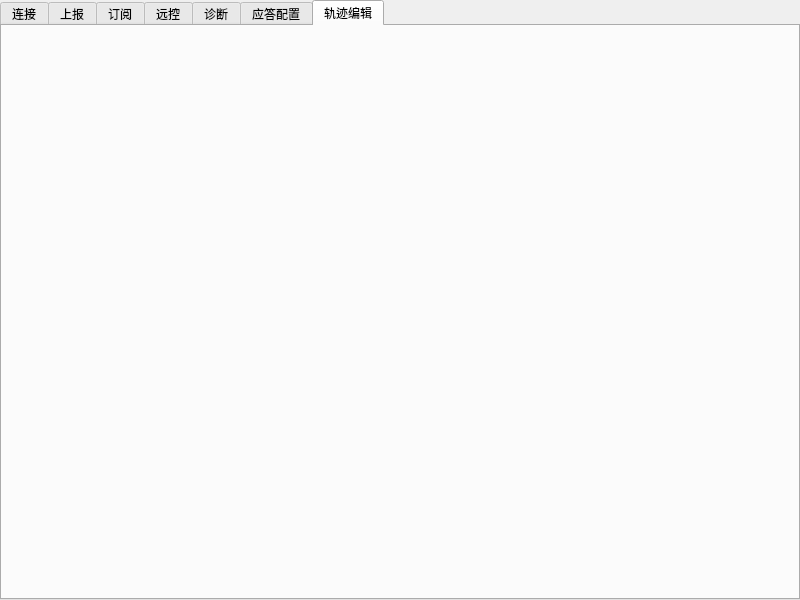
<?xml version="1.0" encoding="UTF-8"?>
<ui version="4.0">
 <class>TBoxWidget</class>
 <widget class="QWidget" name="TBoxWidget">
  <property name="geometry">
   <rect>
    <x>0</x>
    <y>0</y>
    <width>800</width>
    <height>600</height>
   </rect>
  </property>
  <property name="windowTitle">
   <string>TBoxWidget</string>
  </property>
  <layout class="QVBoxLayout" name="verticalLayout_4">
   <property name="spacing">
    <number>0</number>
   </property>
   <property name="leftMargin">
    <number>0</number>
   </property>
   <property name="topMargin">
    <number>0</number>
   </property>
   <property name="rightMargin">
    <number>0</number>
   </property>
   <property name="bottomMargin">
    <number>0</number>
   </property>
   <item>
    <widget class="QTabWidget" name="tabWidget">
     <property name="currentIndex">
      <number>6</number>
     </property>
     <property name="tabBarAutoHide">
      <bool>false</bool>
     </property>
     <widget class="QWidget" name="connect">
      <attribute name="title">
       <string>连接</string>
      </attribute>
      <layout class="QVBoxLayout" name="verticalLayout_3">
       <item>
        <widget class="QWidget" name="widget" native="true">
         <layout class="QVBoxLayout" name="verticalLayout_2">
          <item>
           <layout class="QHBoxLayout" name="horizontalLayout_3">
            <item>
             <widget class="QLabel" name="label">
              <property name="text">
               <string>address:</string>
              </property>
             </widget>
            </item>
            <item>
             <widget class="QLineEdit" name="lineEdit"/>
            </item>
            <item>
             <widget class="QPushButton" name="pushButton">
              <property name="text">
               <string>connect</string>
              </property>
             </widget>
            </item>
           </layout>
          </item>
          <item>
           <layout class="QHBoxLayout" name="horizontalLayout_4">
            <item>
             <widget class="QLabel" name="label_2">
              <property name="text">
               <string>status:</string>
              </property>
             </widget>
            </item>
            <item>
             <widget class="QLabel" name="label_3">
              <property name="text">
               <string>connected</string>
              </property>
             </widget>
            </item>
           </layout>
          </item>
          <item>
           <spacer name="verticalSpacer_2">
            <property name="orientation">
             <enum>Qt::Vertical</enum>
            </property>
            <property name="sizeHint" stdset="0">
             <size>
              <width>20</width>
              <height>472</height>
             </size>
            </property>
           </spacer>
          </item>
         </layout>
        </widget>
       </item>
      </layout>
     </widget>
     <widget class="QWidget" name="report">
      <attribute name="title">
       <string>上报</string>
      </attribute>
      <layout class="QHBoxLayout" name="horizontalLayout_2">
       <property name="spacing">
        <number>9</number>
       </property>
       <property name="leftMargin">
        <number>0</number>
       </property>
       <property name="topMargin">
        <number>0</number>
       </property>
       <property name="rightMargin">
        <number>0</number>
       </property>
       <property name="bottomMargin">
        <number>0</number>
       </property>
       <item>
        <widget class="QWidget" name="menuWidget" native="true">
         <property name="minimumSize">
          <size>
           <width>300</width>
           <height>0</height>
          </size>
         </property>
         <property name="maximumSize">
          <size>
           <width>300</width>
           <height>16777215</height>
          </size>
         </property>
         <layout class="QVBoxLayout" name="verticalLayout">
          <property name="spacing">
           <number>0</number>
          </property>
          <property name="leftMargin">
           <number>0</number>
          </property>
          <property name="topMargin">
           <number>0</number>
          </property>
          <property name="rightMargin">
           <number>0</number>
          </property>
          <property name="bottomMargin">
           <number>0</number>
          </property>
          <item>
           <widget class="QPushButton" name="btn_fault_report">
            <property name="text">
             <string>故障上报</string>
            </property>
           </widget>
          </item>
          <item>
           <widget class="QPushButton" name="btn_alert_report">
            <property name="text">
             <string>告警上报</string>
            </property>
           </widget>
          </item>
          <item>
           <widget class="QPushButton" name="btn_event_report">
            <property name="text">
             <string>事件上报</string>
            </property>
           </widget>
          </item>
          <item>
           <widget class="QPushButton" name="btn_status_report">
            <property name="text">
             <string>状态上报</string>
            </property>
           </widget>
          </item>
          <item>
           <spacer name="verticalSpacer">
            <property name="orientation">
             <enum>Qt::Vertical</enum>
            </property>
            <property name="sizeHint" stdset="0">
             <size>
              <width>20</width>
              <height>40</height>
             </size>
            </property>
           </spacer>
          </item>
         </layout>
        </widget>
       </item>
       <item>
        <widget class="QWidget" name="contentWidget" native="true">
         <layout class="QVBoxLayout" name="verticalLayout_8">
          <property name="spacing">
           <number>0</number>
          </property>
          <property name="leftMargin">
           <number>0</number>
          </property>
          <property name="topMargin">
           <number>0</number>
          </property>
          <property name="rightMargin">
           <number>0</number>
          </property>
          <property name="bottomMargin">
           <number>0</number>
          </property>
          <item>
           <layout class="QVBoxLayout" name="verticalLayout_report"/>
          </item>
         </layout>
        </widget>
       </item>
      </layout>
     </widget>
     <widget class="QWidget" name="subscribe">
      <attribute name="title">
       <string>订阅</string>
      </attribute>
      <layout class="QVBoxLayout" name="verticalLayout_6">
       <property name="spacing">
        <number>0</number>
       </property>
       <property name="leftMargin">
        <number>0</number>
       </property>
       <property name="topMargin">
        <number>0</number>
       </property>
       <property name="rightMargin">
        <number>0</number>
       </property>
       <property name="bottomMargin">
        <number>0</number>
       </property>
       <item>
        <widget class="QWidget" name="widget_2" native="true">
         <layout class="QVBoxLayout" name="verticalLayout_5">
          <property name="spacing">
           <number>9</number>
          </property>
          <property name="rightMargin">
           <number>9</number>
          </property>
          <item>
           <layout class="QHBoxLayout" name="horizontalLayout_5">
            <item>
             <widget class="QLabel" name="label_4">
              <property name="text">
               <string>主题:</string>
              </property>
             </widget>
            </item>
            <item>
             <widget class="QLineEdit" name="lineEdit_topic"/>
            </item>
            <item>
             <widget class="QPushButton" name="btn_subscribe">
              <property name="text">
               <string>订阅</string>
              </property>
             </widget>
            </item>
           </layout>
          </item>
          <item>
           <widget class="QTextEdit" name="textEdit_callback"/>
          </item>
         </layout>
        </widget>
       </item>
      </layout>
     </widget>
     <widget class="QWidget" name="tab">
      <attribute name="title">
       <string>远控</string>
      </attribute>
      <layout class="QVBoxLayout" name="verticalLayout_9">
       <item>
        <layout class="QVBoxLayout" name="verticalLayout_control"/>
       </item>
      </layout>
     </widget>
     <widget class="QWidget" name="tab_2">
      <attribute name="title">
       <string>诊断</string>
      </attribute>
      <layout class="QVBoxLayout" name="verticalLayout_10">
       <item>
        <layout class="QVBoxLayout" name="verticalLayout_diagnose"/>
       </item>
      </layout>
     </widget>
     <widget class="QWidget" name="tab_3">
      <attribute name="title">
       <string>应答配置</string>
      </attribute>
      <layout class="QVBoxLayout" name="verticalLayout_7">
       <item>
        <layout class="QVBoxLayout" name="verticalLayout_resp_config"/>
       </item>
      </layout>
     </widget>
     <widget class="QWidget" name="tab_path_plan">
      <attribute name="title">
       <string>轨迹编辑</string>
      </attribute>
      <layout class="QVBoxLayout" name="verticalLayout_12">
       <item>
        <layout class="QVBoxLayout" name="verticalLayout_path_plan"/>
       </item>
      </layout>
     </widget>
    </widget>
   </item>
  </layout>
 </widget>
 <resources/>
 <connections/>
</ui>
